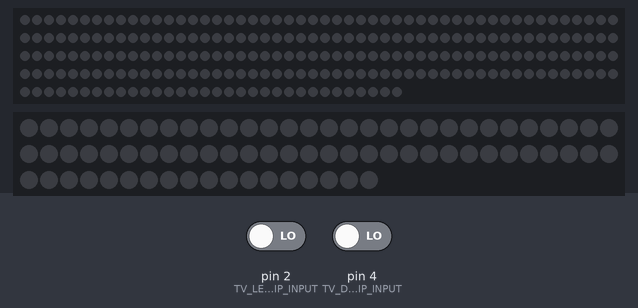
Recording of a sketch running on a simulated Arduino Uno, built with avr-gcc and run on an emulated ATmega328P. Parts: 232 RGB LEDs in strip order, left to right, continuing on the next row, 78 RGB LEDs in strip order, left to right, continuing on the next row. The test bench sets the inputs (shaded band); at power-on: pin 2 (TV_LED_STRIP_INPUT) LOW, pin 4 (TV_DRAWER_LED_STRIP_INPUT) LOW. Dim RGB values are drawn brighter than linear.

Above: at 6.2 s.
6.3 s: pin 2 (TV_LED_STRIP_INPUT) driven HIGH
At 6.76 s:
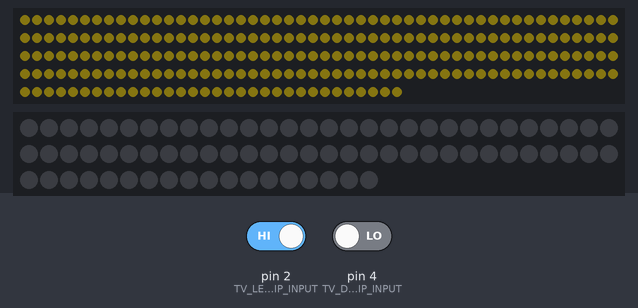
9.3 s: pin 4 (TV_DRAWER_LED_STRIP_INPUT) driven HIGH
At 11.6 s:
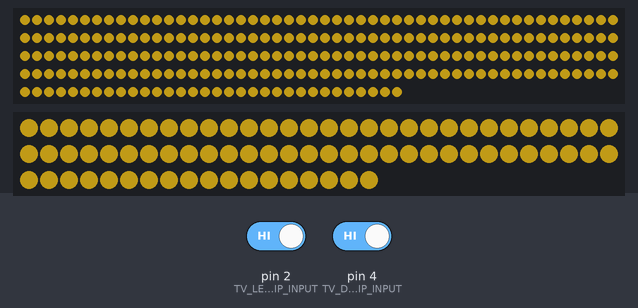
11.9 s: pin 2 (TV_LED_STRIP_INPUT) driven LOW
14.9 s: pin 4 (TV_DRAWER_LED_STRIP_INPUT) driven LOW
At 15.23 s:
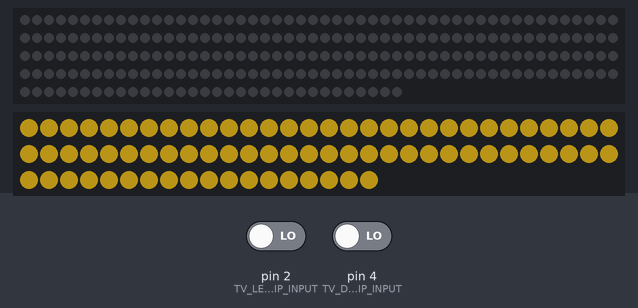
17.5 s: pin 2 (TV_LED_STRIP_INPUT) driven HIGH
At 17.71 s:
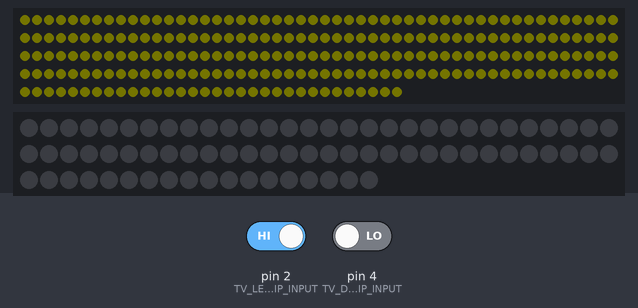
20.5 s: pin 2 (TV_LED_STRIP_INPUT) driven LOW
At 23.9 s:
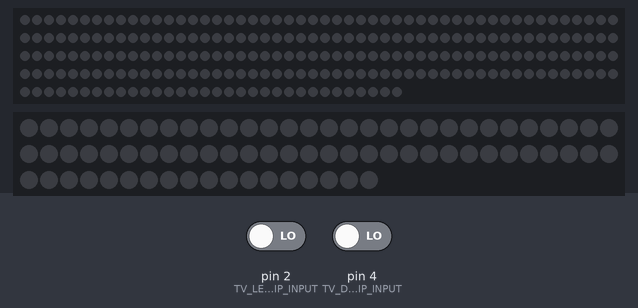
Timing chart, 0 to 24.5 s (numbered marks = the images above; inputs shaded):
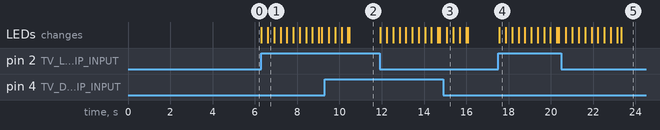

The sketch:

LEDControllerHelper.ino
```cpp
/** @file LEDControllerHelper.ino
 *  @brief Main sketch for the Arduino that receives the command
 *         from the ESP8266 to turn on/off the LEDs.
 *
 *  @author Daniel Mancebo
 *  @bug No known bugs.
 */

#include <FastLED.h>
#include "LEDController.h"
#include "Defines.h"

LEDController _tvLedController;
LEDController _tvDrawerLedController;

bool _tvState               = LOW;
bool _tvPreviousState       = LOW;
bool _tvDrawerState         = LOW;
bool _tvDrawerPreviousState = LOW;
bool _allState              = LOW;
bool _allPreviousState      = LOW;

/** @brief General setup of the node.
 *
 * @return Void.
 */
void setup()
{
  Serial.begin(9600);

  pinMode(TV_LED_STRIP_INPUT, INPUT);
  pinMode(TV_DRAWER_LED_STRIP_INPUT, INPUT);

  _tvLedController = LEDController(
      TV_LED_STRIP_PIN
    , TV_LED_STRIP_NUM_LEDS
    , TV_LED_STRIP_INDEX
    , TV_LED_STRIP_BRIGHTNESS);

  _tvDrawerLedController = LEDController(
      TV_DRAWER_LED_STRIP_PIN
    , TV_DRAWER_LED_STRIP_NUM_LEDS
    , TV_DRAWER_LED_STRIP_INDEX
    , TV_DRAWER_LED_STRIP_BRIGHTNESS);

  delay(5000);
}

/** @brief Main loop.
 *
 * @return Void.
 */
void loop()
{
  _tvPreviousState       = _tvState;
  _tvDrawerPreviousState = _tvDrawerState;

  _tvState       = digitalRead(TV_LED_STRIP_INPUT);
  _tvDrawerState = digitalRead(TV_DRAWER_LED_STRIP_INPUT);

  if (_tvState != _tvPreviousState)
  {
    if (_tvState)
    {
      _tvLedController.fadeIn(LIGHT_YELLOW_R, LIGHT_YELLOW_G, LIGHT_YELLOW_B);
    }
    else
    {
      _tvLedController.fadeOut(LIGHT_YELLOW_R, LIGHT_YELLOW_G, LIGHT_YELLOW_B);
    }
  }

  if (_tvDrawerState != _tvDrawerPreviousState)
  {
    if (_tvDrawerState)
    {
      _tvDrawerLedController.fadeIn(LIGHT_YELLOW_R, LIGHT_YELLOW_G, LIGHT_YELLOW_B);
    }
    else
    {
      _tvDrawerLedController.fadeOut(LIGHT_YELLOW_R, LIGHT_YELLOW_G, LIGHT_YELLOW_B);
    }
  }

  /*if (_allState != _allPreviousState)
  {
    _tvLedController.fadeOut(LIGHT_YELLOW_R, LIGHT_YELLOW_G, LIGHT_YELLOW_B);
    _tvDrawerLedController.fadeOut(LIGHT_YELLOW_R, LIGHT_YELLOW_G, LIGHT_YELLOW_B);
  }*/

  delay(10);
}
```

Defines.h
```cpp
#ifndef DEFINES_H
#define DEFINES_H

#define TV_LED_STRIP_INPUT          2
#define TV_LED_STRIP_PIN            3
#define TV_DRAWER_LED_STRIP_INPUT   4
#define TV_DRAWER_LED_STRIP_PIN     5
#define TV_ALL_INPUT                6

// Colours
#define LIGHT_YELLOW_R      0xFF
#define LIGHT_YELLOW_G      0xCC
#define LIGHT_YELLOW_B      0x20

#define LIGHT_BLUE_R        0x7A
#define LIGHT_BLUE_G        0xDB
#define LIGHT_BLUE_B        0xFF

// FastLED configuration
#define LEDS_TYPE       WS2812B
#define COLOR_ORDER         GRB

// LED strip controller indexes
#define TV_LED_STRIP_INDEX              0
#define TV_DRAWER_LED_STRIP_INDEX       1

// Number of LEDs on each strip
#define TV_LED_STRIP_NUM_LEDS           232
#define TV_DRAWER_LED_STRIP_NUM_LEDS     78

// LED strips brightness
#define TV_LED_STRIP_BRIGHTNESS             85
#define TV_DRAWER_LED_STRIP_BRIGHTNESS      85

// Animation values
#define WRAP_START_LED              194
#define WRAP_END_LED                 78

#endif
```

LEDController.cpp
```cpp
#include "LEDController.h"
#include "Defines.h"

LEDController::LEDController() {}

LEDController::LEDController(
    int pin
  , int numLeds
  , int indexController
  , int brightness)
{
    _leds = new CRGB[numLeds];

    _index      = indexController;
    _brightness = brightness;
    _numLeds    = numLeds;

    if (pin == TV_LED_STRIP_PIN) FastLED.addLeds<WS2812B, TV_LED_STRIP_PIN, COLOR_ORDER>(_leds, _numLeds).setCorrection(TypicalLEDStrip);
    if (pin == TV_DRAWER_LED_STRIP_PIN) FastLED.addLeds<WS2812B, TV_DRAWER_LED_STRIP_PIN, COLOR_ORDER>(_leds, _numLeds).setCorrection(TypicalLEDStrip);
}

LEDController::~LEDController() {}

void LEDController::_showStrip()
{
    FastLED[_index].showLeds(_brightness);
}

void LEDController::_setPixel(int pixel, byte red, byte green, byte blue)
{
    _leds[pixel].r = red;
    _leds[pixel].g = green;
    _leds[pixel].b = blue;
}

void LEDController::_setAll(byte red, byte green, byte blue)
{
    for (int i = 0; i < _numLeds; i++)
    {
        _setPixel(i, red, green, blue);
    }

    _showStrip();
}

void LEDController::fadeIn(byte red, byte green, byte blue)
{
    float r, g, b;

    for (int k = 0; k < 256; k++)
    {
        r = (k / 256.f) * red;
        g = (k / 256.f) * green;
        b = (k / 256.f) * blue;

        _setAll(r, g, b);

        delay(1);
    }
}

void LEDController::fadeOut(byte red, byte green, byte blue)
{
    float r, g, b;

    for (int k = 255; k >= 0; k--)
    {
        r = (k / 255.f) * red;
        g = (k / 255.f) * green;
        b = (k / 255.f) * blue;

        _setAll(r, g, b);

        delay(1);
    }
}

void LEDController::wrap(byte red, byte green, byte blue, int startLED, int endLED)
{
    int right = startLED + 1;
    int left  = startLED - 1;

    // Adjacent neighbours
    int rightRN;
    int rightLN;
    int leftRN;
    int leftLN;

    byte redL   = red / 2;
    byte greenL = green / 2;
    byte blueL  = blue / 2;

    // Turn off the LEDs
    _setAll(0x00, 0x00, 0x00);

    // Set the first pixel to HIGH and the adjacents to LOW.
    _setPixel(startLED, red, green, blue);
    _setPixel(right, redL, greenL, blueL);
    _setPixel(left, redL, greenL, blueL);

    _showStrip();
    delay(3);

    // Stop before reaching the last LED.
    for (int i = 0; i < (_numLeds / 2) - 2; ++i)
    {
        // Make sure we stay on the limits
        right = (right + 1 >= _numLeds) ? 0 : right + 1;
        left = (left - 1 < 0) ? _numLeds - 1 : left - 1;

        rightRN = (right + 1 >= _numLeds) ? 0 : right + 1;
        rightLN = (right - 1 < 0) ? _numLeds - 1 : right - 1;

        leftRN = (left + 1 >= _numLeds) ? 0 : left + 1;
        leftLN = (left - 1 < 0) ? _numLeds - 1 : left - 1;

        _setPixel(right, red, green, blue);
        _setPixel(left, red, green, blue);

        _setPixel(rightRN, redL, greenL, blueL);
        _setPixel(rightLN, redL, greenL, blueL);

        _setPixel(leftRN, redL, greenL, blueL);
        _setPixel(leftLN, redL, greenL, blueL);

        _showStrip();
        delay(3);
    }

    right = endLED + 1;
    left  = endLED - 1;

    // Set the first pixel to HIGH and the adjacents to LOW.
    _setPixel(endLED, red, green, blue);
    _setPixel(right, redL, greenL, blueL);
    _setPixel(left, redL, greenL, blueL);

    _showStrip();
    delay(3);

    float r, g, b;
    for (int k = 127; k < 64; k++)
    {
        r = (k / 128.f) * red;
        g = (k / 128.f) * green;
        b = (k / 128.f) * blue;

        _setPixel(endLED, r, g, b);

        _showStrip();
        delay(1);
    }

    _setPixel(endLED, redL, greenL, blueL);
}
```

LEDController.h
```cpp
/** @file LEDController.h
 *  @brief Helper class that controls one LEDs strip.
 *         It provides an API to change the color and to use different animations.
 *
 *  @author Daniel Mancebo
 *  @bug No known bugs.
 */

#ifndef LEDCONTROLLER_H
#define LEDCONTROLLER_H

#include <Arduino.h>
#include <FastLED.h>

class LEDController
{
    private:
        CRGB* _leds;

        int _index;
        int _brightness;
        int _numLeds;

        void _showStrip();
        void _setPixel(int pixel, byte red, byte green, byte blue);
        void _setAll(byte red, byte green, byte blue);

    public:
        LEDController();
        LEDController(
              int pin
            , int numLeds
            , int indexController
            , int brightness);
        ~LEDController();

        void fadeIn(byte red, byte green, byte blue);
        void fadeOut(byte red, byte green, byte blue);
        void wrap(byte red, byte green, byte blue, int startLED, int endLED);
};

#endif
```

Measured:
- after the input at 9.3 s, the LEDs: first change after 0.20 s (image 2 shows a later state)
- after the input at 14.9 s, the LEDs: change after 0.18 s (image 3)
- after the input at 17.5 s, the LEDs: change after 0.06 s (image 4)
- after the input at 20.5 s, the LEDs: first change after 0.21 s (image 5 shows a later state)
